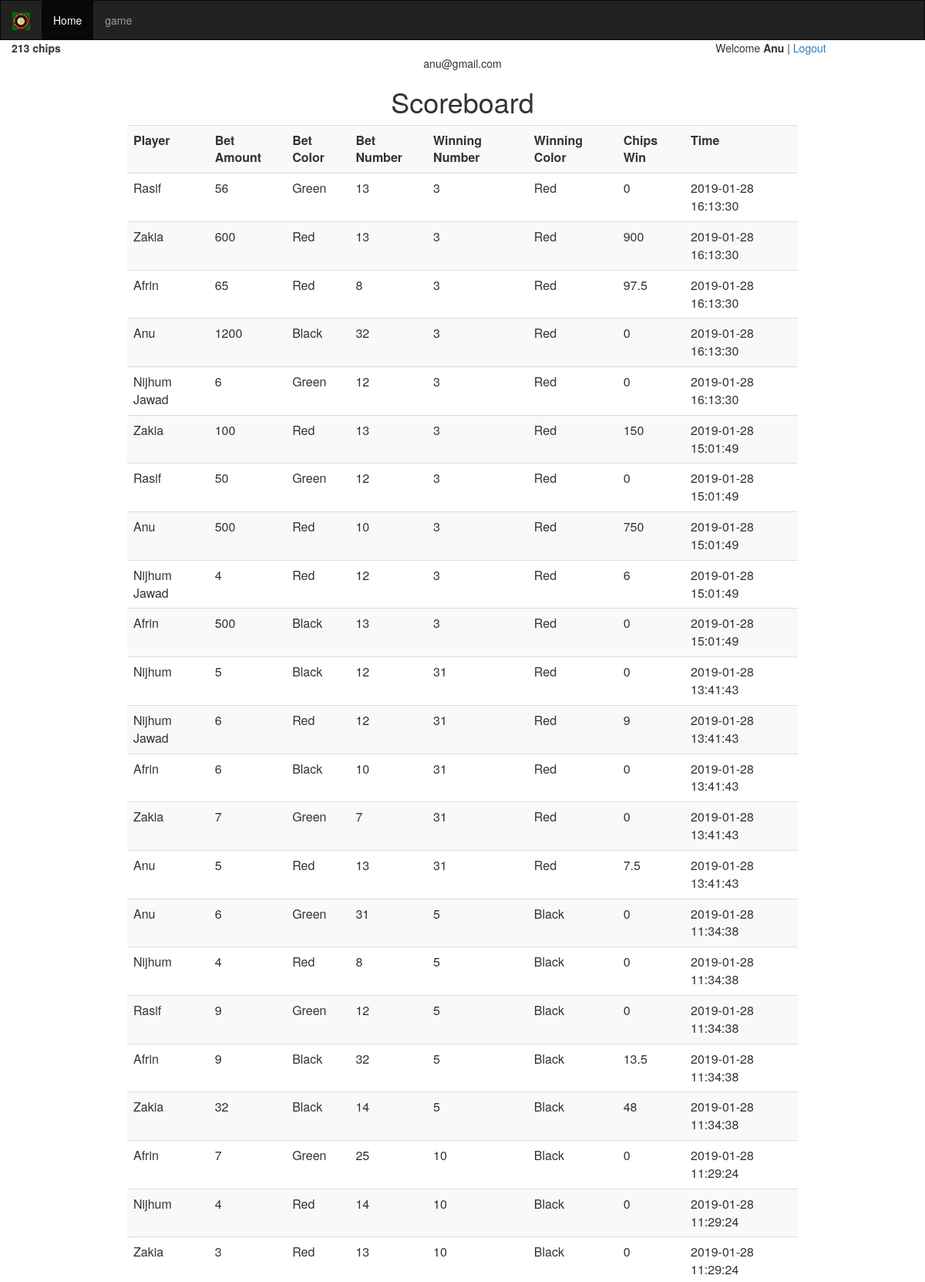
The app's page /score.php (signed in, upper part) with its own data.
### tables this page shows
CREATE TABLE `players` (
  `id` int(11) NOT NULL,
  `email` varchar(80) NOT NULL,
  `username` varchar(80) NOT NULL,
  `password` varchar(20) NOT NULL,
  `chips` varchar(20) NOT NULL
);

CREATE TABLE `scoreboard` (
  `id` int(11) NOT NULL,
  `win_num` int(11) NOT NULL,
  `win_col` enum('Red','Green','Black','') NOT NULL,
  `name` varchar(50) NOT NULL,
  `status` varchar(50) NOT NULL,
  `bet_amount` int(11) NOT NULL,
  `bet_color` enum('Red','Green','Black','') NOT NULL,
  `bet_number` int(11) NOT NULL,
  `win_chips` varchar(20) NOT NULL,
  `date` timestamp NOT NULL DEFAULT CURRENT_TIMESTAMP ON UPDATE CURRENT_TIMESTAMP
);

### score.php (the view, shortened to what this page needs)
<?php
include("conn/connection.php");
$email = $_SESSION['email'];
$query = "SELECT * FROM players WHERE email='$email'";
$data = mysqli_query($conn, $query);
$total = mysqli_num_rows($data);
if($total !=0){
    while($result = mysqli_fetch_assoc($data)){
        $player = $result['username'];
        $coins = $result['chips'];
        }
    } else {
        echo "No record found";
}
$query = "SELECT * FROM scoreboard ORDER BY date DESC LIMIT 100";
$data = mysqli_query($conn, $query);
$total = mysqli_num_rows($data);
include "include/header.php";
?>
<li><a href="game.php">game</a></li>
      </ul>
    </div>
  </div>
</nav>
<div class="container-fluid text-center">
  <div class="row content" style="height:508px;">
    <div class="col-sm-8 text-left">
            <div>
                <strong>
                    <?php echo $coins;  ?> chips </strong>
            </div>
    </div>
    <div class="welcome">Welcome <b>
            <?php echo $player; ?></b> | <a href="logout.php">Logout</a>
    </div>
    <div class="mail welcome">
        <?php echo $email; ?>
    </div>
    <div style="    width: 900px;" class="container">
        <h1 class="center">Scoreboard</h1>
        <table class="table table-striped">
            <tr>
                <th>Player</th>
                <th>Bet Amount</th>
                <th>Bet Color</th>
                <th>Bet Number</th>
                <th>Winning Number</th>
                <th>Winning Color</th>
                <th>Chips Win</th>
                <th>Time</th>
            </tr>
            <?php
if($total !=0){
    while($result = mysqli_fetch_assoc($data)){
        echo   "
            <tr>
                <td>" . $result['name']  . "</td>
                <td>" . $result['bet_amount'] . "</td>
                <td>" . $result['bet_color'] . "</td>
                <td>" . $result['bet_number'] . "</td>
                <td>" . $result['win_num'] . "</td>
                <td>" . $result['win_col'] . "</td>
                <td>" . $result['win_chips'] . "</td>
                <td>" . $result['date'] . "</td>
            </tr>";
    }
} else {
}
?>
        </table>
    </div>
</div>

### include/header.php (shortened to what this page needs)
<!DOCTYPE html>
<html lang="en">
<head>
  <link rel="stylesheet" href="https://maxcdn.bootstrapcdn.com/bootstrap/3.3.7/css/bootstrap.min.css">
</head>
<body style="background: url(image/back.jpg);">
<nav class="navbar navbar-inverse">
  <div class="container-fluid">
    <div class="navbar-header">
      <a class="navbar-brand"><img style="width: 23px;" src="image/logo.jpg" alt="" srcset=""></a>
    </div>
    <div class="collapse navbar-collapse" id="myNavbar">
      <ul class="nav navbar-nav">
        <li class="active"><a href="index.php">Home</a></li>

### include/header.php (style rules this page uses)
.navbar { margin-bottom: 0; border-radius: 0; }
.row.content { height: 450px }

### records on screen
players: chips "213", username "Anu"
scoreboard: name "Rasif", bet_amount "56", bet_color "Green", bet_number "13", win_num "3", win_col "Red", win_chips "0", date "2019-01-28 16:13:30"
scoreboard: name "Zakia", bet_amount "600", bet_color "Red", bet_number "13", win_num "3", win_col "Red", win_chips "900", date "2019-01-28 16:13:30"
scoreboard: name "Afrin", bet_amount "65", bet_color "Red", bet_number "8", win_num "3", win_col "Red", win_chips "97.5", date "2019-01-28 16:13:30"
scoreboard: name "Anu", bet_amount "1200", bet_color "Black", bet_number "32", win_num "3", win_col "Red", win_chips "0", date "2019-01-28 16:13:30"
scoreboard: name "Nijhum Jawad", bet_amount "6", bet_color "Green", bet_number "12", win_num "3", win_col "Red", win_chips "0", date "2019-01-28 16:13:30"
scoreboard: name "Zakia", bet_amount "100", bet_color "Red", bet_number "13", win_num "3", win_col "Red", win_chips "150", date "2019-01-28 15:01:49"
scoreboard: name "Rasif", bet_amount "50", bet_color "Green", bet_number "12", win_num "3", win_col "Red", win_chips "0", date "2019-01-28 15:01:49"
scoreboard: name "Anu", bet_amount "500", bet_color "Red", bet_number "10", win_num "3", win_col "Red", win_chips "750", date "2019-01-28 15:01:49"
scoreboard: name "Nijhum Jawad", bet_amount "4", bet_color "Red", bet_number "12", win_num "3", win_col "Red", win_chips "6", date "2019-01-28 15:01:49"
scoreboard: name "Afrin", bet_amount "500", bet_color "Black", bet_number "13", win_num "3", win_col "Red", win_chips "0", date "2019-01-28 15:01:49"
scoreboard: name "Nijhum", bet_amount "5", bet_color "Black", bet_number "12", win_num "31", win_col "Red", win_chips "0", date "2019-01-28 13:41:43"
scoreboard: name "Nijhum Jawad", bet_amount "6", bet_color "Red", bet_number "12", win_num "31", win_col "Red", win_chips "9", date "2019-01-28 13:41:43"
scoreboard: name "Afrin", bet_amount "6", bet_color "Black", bet_number "10", win_num "31", win_col "Red", win_chips "0", date "2019-01-28 13:41:43"
scoreboard: name "Zakia", bet_amount "7", bet_color "Green", bet_number "7", win_num "31", win_col "Red", win_chips "0", date "2019-01-28 13:41:43"
scoreboard: name "Anu", bet_amount "5", bet_color "Red", bet_number "13", win_num "31", win_col "Red", win_chips "7.5", date "2019-01-28 13:41:43"
scoreboard: name "Anu", bet_amount "6", bet_color "Green", bet_number "31", win_num "5", win_col "Black", win_chips "0", date "2019-01-28 11:34:38"
scoreboard: name "Nijhum", bet_amount "4", bet_color "Red", bet_number "8", win_num "5", win_col "Black", win_chips "0", date "2019-01-28 11:34:38"
scoreboard: name "Rasif", bet_amount "9", bet_color "Green", bet_number "12", win_num "5", win_col "Black", win_chips "0", date "2019-01-28 11:34:38"
scoreboard: name "Afrin", bet_amount "9", bet_color "Black", bet_number "32", win_num "5", win_col "Black", win_chips "13.5", date "2019-01-28 11:34:38"
scoreboard: name "Zakia", bet_amount "32", bet_color "Black", bet_number "14", win_num "5", win_col "Black", win_chips "48", date "2019-01-28 11:34:38"
scoreboard: name "Afrin", bet_amount "7", bet_color "Green", bet_number "25", win_num "10", win_col "Black", win_chips "0", date "2019-01-28 11:29:24"
scoreboard: name "Nijhum", bet_amount "4", bet_color "Red", bet_number "14", win_num "10", win_col "Black", win_chips "0", date "2019-01-28 11:29:24"
scoreboard: name "Zakia", bet_amount "3", bet_color "Red", bet_number "13", win_num "10", win_col "Black", win_chips "0", date "2019-01-28 11:29:24"

### other values on screen
$email "anu@gmail.com"
